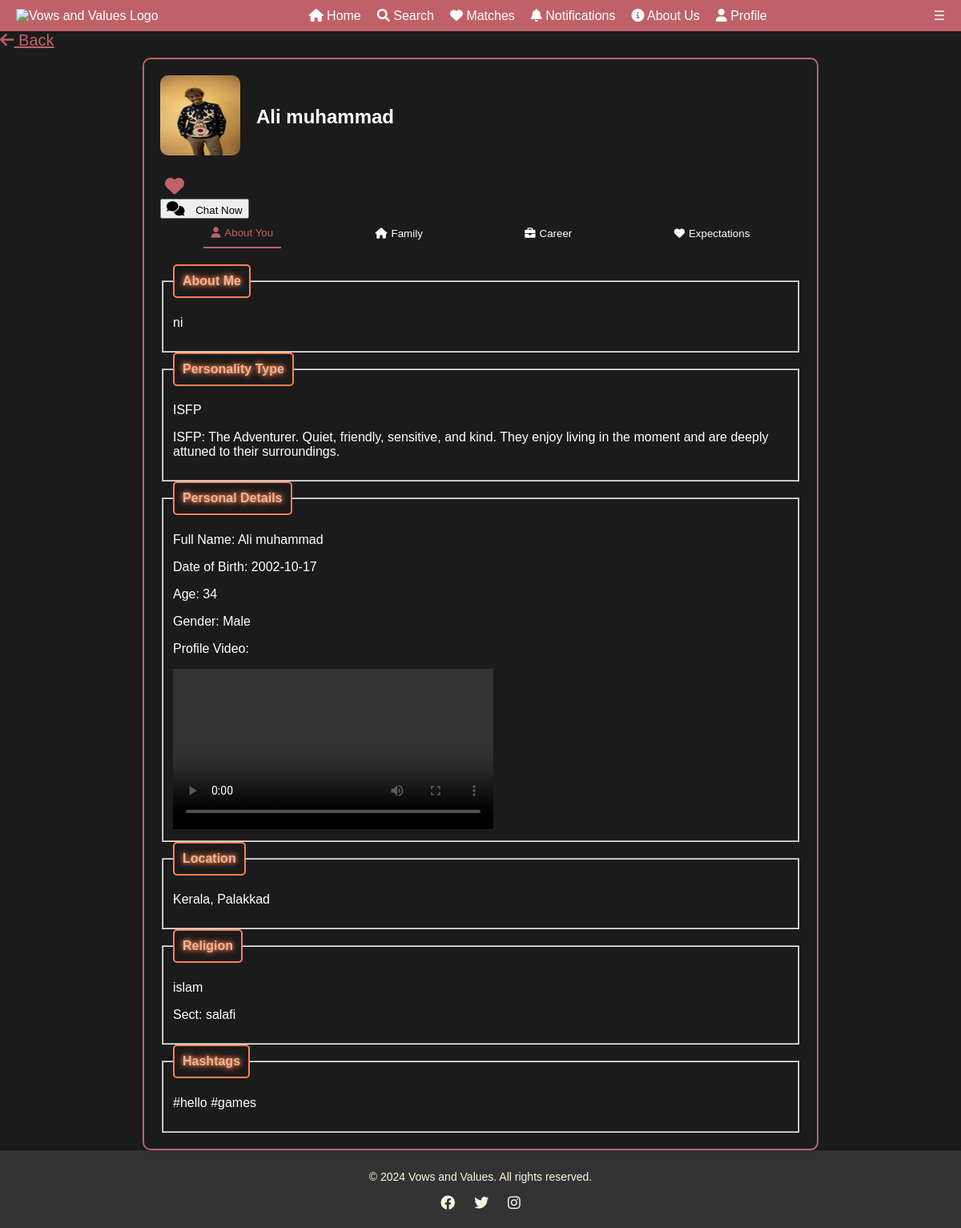
/users/home_profile.php?user_id=31, run on the app's committed database.
### tables this page shows
CREATE TABLE `user` (
  `user_id` int(11) NOT NULL,
  `username` varchar(100) DEFAULT NULL,
  `password` varchar(100) DEFAULT NULL,
  `email` varchar(255) DEFAULT NULL,
  `fullName` varchar(255) DEFAULT NULL,
  `dob` date DEFAULT NULL,
  `age` int(11) DEFAULT NULL,
  `gender` enum('Male','Female') DEFAULT NULL,
  `religion` varchar(255) DEFAULT NULL,
  `sects` varchar(255) DEFAULT NULL,
  `state` varchar(255) DEFAULT NULL,
  `district` varchar(255) DEFAULT NULL,
  `primaryNo` varchar(20) DEFAULT NULL,
  `secondaryNo` varchar(20) DEFAULT NULL,
  `height` varchar(10) DEFAULT NULL,
  `weight` varchar(10) DEFAULT NULL,
  `complexion` varchar(50) DEFAULT NULL,
  `appearance` varchar(100) DEFAULT NULL,
  `bodyType` varchar(50) DEFAULT NULL,
  `fatherName` varchar(100) DEFAULT NULL,
  `motherName` varchar(100) DEFAULT NULL,
  `siblings` varchar(255) DEFAULT NULL,
  `familyValues` varchar(50) DEFAULT NULL,
  `occupation` varchar(255) DEFAULT NULL,
  `companyName` varchar(255) DEFAULT NULL,
  `annualIncome` varchar(50) DEFAULT NULL,
  `education` varchar(255) DEFAULT NULL,
  `bio` text DEFAULT NULL,
  `profilePic` varchar(255) DEFAULT NULL,
  `profileVideo` varchar(255) DEFAULT NULL,
  `hashtags` varchar(100) DEFAULT NULL,
  `Max_age` int(11) DEFAULT NULL,
  `Min_age` int(11) DEFAULT NULL,
  `heightPreference` varchar(10) DEFAULT NULL,
  `religionPreference` varchar(50) DEFAULT NULL,
  `educationPreference` varchar(255) DEFAULT NULL,
  `otherPreference` varchar(255) DEFAULT NULL,
  `timestamp` datetime DEFAULT current_timestamp()
);

CREATE TABLE `personality` (
  `pty_id` int(11) NOT NULL,
  `user_id` int(11) DEFAULT NULL,
  `personality_type` varchar(50) NOT NULL,
  `personality_description` text DEFAULT NULL,
  `compatibility_description` text DEFAULT NULL
);

### users/home_profile.php (the view, shortened to what this page needs)
<?php
include('../config/db.php');
include('../homepage/header.php');
$user_id = isset($_GET['user_id']) ? intval($_GET['user_id']) : 0;
$query = "SELECT * FROM user WHERE user_id = $user_id";
$result = mysqli_query($conn, $query);
if ($result && mysqli_num_rows($result) > 0) {
    $user = mysqli_fetch_assoc($result);
} else {
    echo "<p>User not found.</p>";
    exit;
}
$personality_query = "SELECT personality_type, personality_description FROM personality WHERE user_id = $user_id";
$personality_result = mysqli_query($conn, $personality_query);
if ($personality_result && mysqli_num_rows($personality_result) > 0) {
    $personality = mysqli_fetch_assoc($personality_result);
} else {
    $personality = ['personality_type' => 'N/A', 'personality_description' => 'N/A'];
}
?>
<!DOCTYPE html>
<html lang="en">
<head>
    <link rel="stylesheet" href="https://cdnjs.cloudflare.com/ajax/libs/font-awesome/6.0.0-beta3/css/all.min.css">
    <link rel="stylesheet" href="../css/profile.css">
</head>
<body>
<a href="../homepage/index.php" class="back-button">
    <i class="fas fa-arrow-left"></i> Back
</a>
<div class="profile-container">
    <div class="profile-header">
        <div class="profile-pic">
            <img src="<?php echo htmlspecialchars($user['profilePic']); ?>" alt="<?php echo htmlspecialchars($user['fullName']); ?>">
        </div>
        <h2><?php echo htmlspecialchars($user['fullName']); ?></h2>
    </div>
<form method="POST" action="home_profile.php?user_id=<?php echo $user_id; ?>">
    <button type="submit" name="send_interest" class="send-interest">
        <i class="fas fa-heart"></i>
    </button>
</form>
<button class="chat-btn" onclick="window.location.href='chat.php?user_id=<?php echo htmlspecialchars($user['user_id']); ?>'">
  <i class="fas fa-comments"></i> Chat Now
</button>
    <div class="tabs">
        <button class="tab-button active" onclick="openTab('about')">
            <i class="fas fa-user"></i> About You
        </button>
        <button class="tab-button" onclick="openTab('family')">
            <i class="fas fa-home"></i> Family
        </button>
        <button class="tab-button" onclick="openTab('career')">
            <i class="fas fa-briefcase"></i> Career
        </button>
        <button class="tab-button" onclick="openTab('expectations')">
            <i class="fas fa-heart"></i> Expectations
        </button>
    </div>
    <div class="tab-content">
        <div id="about" class="tab active">
           <fieldset>
              <legend>About Me</legend>
               <p><?php echo htmlspecialchars($user['bio']); ?></p>
            </fieldset>
           <fieldset>
               <legend>Personality Type</legend>
               <p><?php echo htmlspecialchars($personality['personality_type']); ?></p>
               <p><?php echo htmlspecialchars($personality['personality_description']); ?></p>
           </fieldset>
            <fieldset>
                <legend>Personal Details</legend>
                <p>Full Name: <?php echo htmlspecialchars($user['fullName']); ?></p>
                <p>Date of Birth: <?php echo htmlspecialchars($user['dob']); ?></p>
                <p>Age: <?php echo htmlspecialchars($user['age']); ?></p>
                <p>Gender: <?php echo htmlspecialchars($user['gender']); ?></p>
                <p>Profile Video:</p>
                <video width="400" controls>
                    <source src="<?php echo htmlspecialchars($user['profileVideo']); ?>" type="video/mp4">
                </video>
            </fieldset>
            <fieldset>
                <legend>Location</legend>
                <p><?php echo htmlspecialchars($user['state']); ?>, <?php echo htmlspecialchars($user['district']); ?></p>
            </fieldset>
            <fieldset>
                <legend>Religion</legend>
                <p><?php echo htmlspecialchars($user['religion']); ?></p>
                <p>Sect: <?php echo htmlspecialchars($user['sects']); ?></p>
            </fieldset>
            <fieldset>
                <legend>Hashtags</legend>
                <p><?php echo htmlspecialchars($user['hashtags']); ?></p>
            </fieldset>
        </div>
    </div>
</div>
<?php include('../homepage/footer.php'); ?>
</body>
</html>

### homepage/header.php (shortened to what this page needs)
<!DOCTYPE html>
<html lang="en">
<head>
    <link rel="stylesheet" href="https://cdnjs.cloudflare.com/ajax/libs/font-awesome/5.15.4/css/all.min.css">
</head>
<body>
<header>
    <div class="logo">
        <img src="" alt="Vows and Values Logo">
    </div>
    <nav>
        <ul>
            <li><a href="../homepage/index.php"><i class="fas fa-home"></i> Home</a></li>
            <li><a href="../homepage/search.php"><i class="fas fa-search"></i> Search</a></li>
            <li><a href="../homepage/match2.php"><i class="fas fa-heart"></i> Matches</a></li>
            <li><a href="../homepage/notifications.php"><i class="fas fa-bell"></i> Notifications</a></li>
            <li><a href="../homepage/about.php"><i class="fas fa-info-circle"></i> About Us</a></li>
            <li><a href="../homepage/profile_update.php"><i class="fas fa-user"></i> Profile</a></li>
        </ul>
    </nav>
    <div class="menu-icon" onclick="toggleMenu()">&#9776;</div>
</header>

### homepage/footer.php (shortened to what this page needs)
<html >
 <head>
    <link rel="stylesheet" href="https://cdnjs.cloudflare.com/ajax/libs/font-awesome/5.15.4/css/all.min.css">
    <link href="../css/footer.css" rel="stylesheet">
     </head>
 <body>
 <footer>
    <div class="footer-content">
        <p>&copy; 2024 Vows and Values. All rights reserved.</p>
        <div class="footer-socials">
            <a href="#"><i class="fab fa-facebook"></i></a>
            <a href="#"><i class="fab fa-twitter"></i></a>
            <a href="#"><i class="fab fa-instagram"></i></a>
        </div>
    </div>
</footer>
 </body>
</html>

### css/profile.css (style rules this page uses)
.profile-container { max-width: 800px; margin: 20px auto; padding: 20px; background-color: #333; border-radius: 10px; box-shadow: 0 0 15px rgba(0, 192, 255, 0.5); border: 2px solid #c06169; }
.profile-header { display: flex; align-items: center; margin-bottom: 20px; }
.profile-pic img { width: 100px; height: 100px; border-radius: 10px; margin-right: 20px; }
.tabs { display: flex; justify-content: space-around; margin-bottom: 20px; }
.send-interest { background-color: transparent; color: #c06169; border: none; font-size: 24px; cursor: pointer; position: relative; transition: transform 0.3s; }
.send-interest i { margin-right: 8px; }
.tab-button { background-color: transparent; color: #fff; border: none; padding: 10px; cursor: pointer; transition: background-color 0.3s; display: flex; align-items: center; }
.tab-button i { margin-right: 5px; }
.tab-button:hover, .tab-button.active { color: #c06169; border-bottom: 2px solid #c06169; }
.tab { display: none; }
.tab.active { display: block; }

### css/footer.css (style rules this page uses)
body { margin: 0; padding: 0; font-family: Arial, sans-serif; background-color: #1b1b1b; color: white; min-height: 100vh; display: flex; flex-direction: column; }
footer { background-color: #333; color: #fdf3e3; padding: 20px; text-align: center; font-size: 14px; box-shadow: 0 -2px 5px rgba(0, 0, 0, 0.2); margin-top: auto; }
.footer-content { display: flex; flex-direction: column; justify-content: center; align-items: center; }
.footer-socials { margin-top: 10px; }
.footer-socials a { color: #fdf3e3; margin: 0 10px; text-decoration: none; font-size: 18px; transition: color 0.3s ease; }
footer p { margin: 5px 0; }

### homepage/header.php (style rules this page uses)
header { display: flex; justify-content: space-between; align-items: center; padding: 10px 20px; background-color: #c06169; }
.logo img { width: 100px; height: auto; }
nav ul { list-style: none; display: flex; margin: 0; padding: 0; }
nav ul li { margin-right: 20px; }
nav ul li a { color: #fff; text-decoration: none; }
.menu-icon { display: block; cursor: pointer; }

### users/home_profile.php (style rules this page uses)
.profile-container { width: 100%; max-width: 800px; margin: auto; padding: 20px; background-color: var(--input-bg-color); border-radius: 10px; box-shadow: 0 0 10px rgba(0, 0, 0, 0.1); position: relative; }
.back-button { cursor: pointer; margin-bottom: 10px; font-size: 20px; color: #c06169; }
legend { border: 2px solid #ff7f50; color: #E9B796; padding: 10px; font-weight: bold; border-radius: 5px; text-shadow: 0 0 5px #ff7f50, 0 0 10px #ff7f50; }
.chat-btn i { margin-right: 10px; font-size: 18px; }

### data on the page
user: profilePic (picture), fullName "Ali muhammad", bio "ni", dob "2002-10-17", age "34", gender "Male", state "Kerala", district "Palakkad", religion "islam", sects "salafi", hashtags "#hello #games"
personality: personality_type "ISFP", personality_description "ISFP: The Adventurer. Quiet, friendly, sensitive, and kind. They enjoy living in the moment and are deeply attuned to their surroundings."
